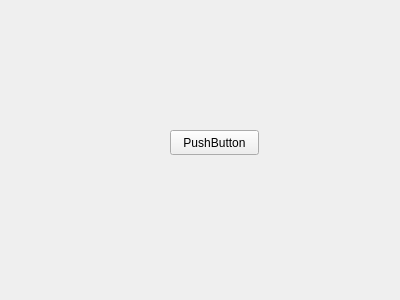
<?xml version="1.0" encoding="UTF-8"?>
<ui version="4.0">
 <class>Form</class>
 <widget class="QWidget" name="Form">
  <property name="geometry">
   <rect>
    <x>0</x>
    <y>0</y>
    <width>400</width>
    <height>300</height>
   </rect>
  </property>
  <property name="windowTitle">
   <string>Form</string>
  </property>
  <widget class="QPushButton" name="pushButton">
   <property name="geometry">
    <rect>
     <x>170</x>
     <y>130</y>
     <width>89</width>
     <height>25</height>
    </rect>
   </property>
   <property name="text">
    <string>PushButton</string>
   </property>
   <property name="checkable">
    <bool>true</bool>
   </property>
  </widget>
 </widget>
 <resources/>
 <connections/>
</ui>
